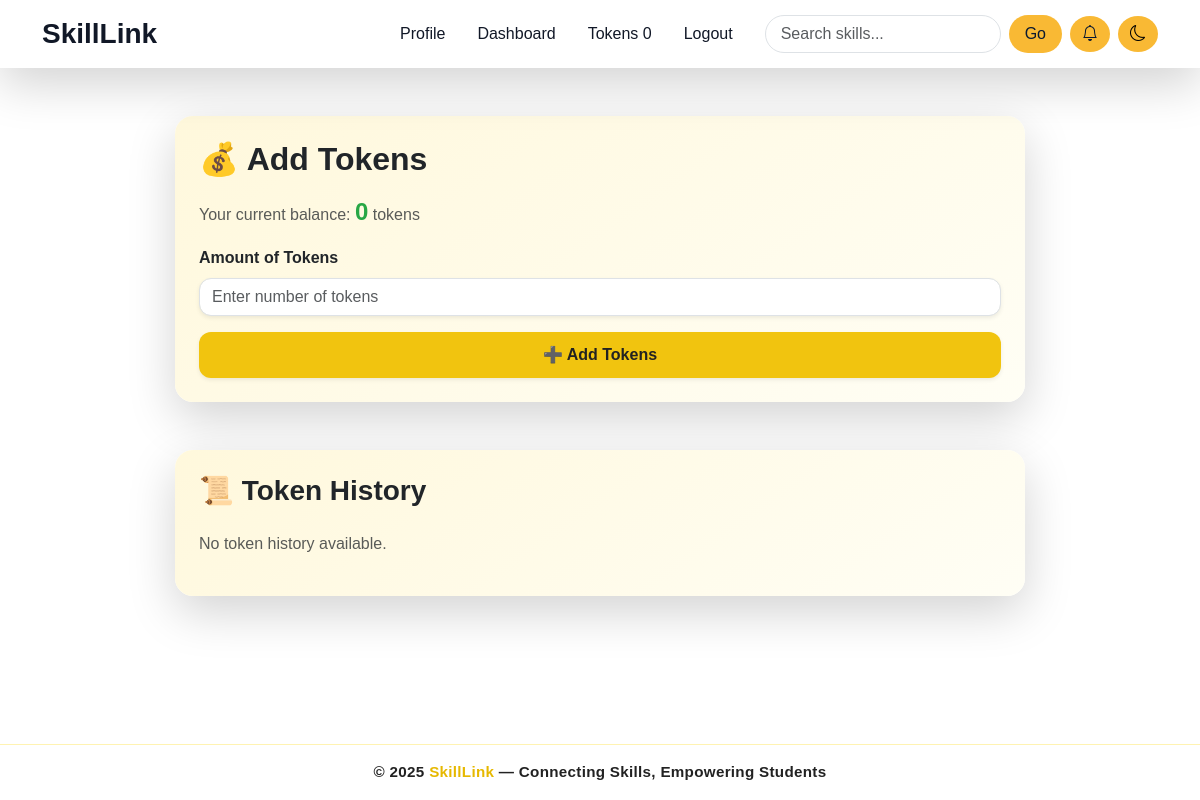
The app's page /accounts/tokens/ (signed in), older data.
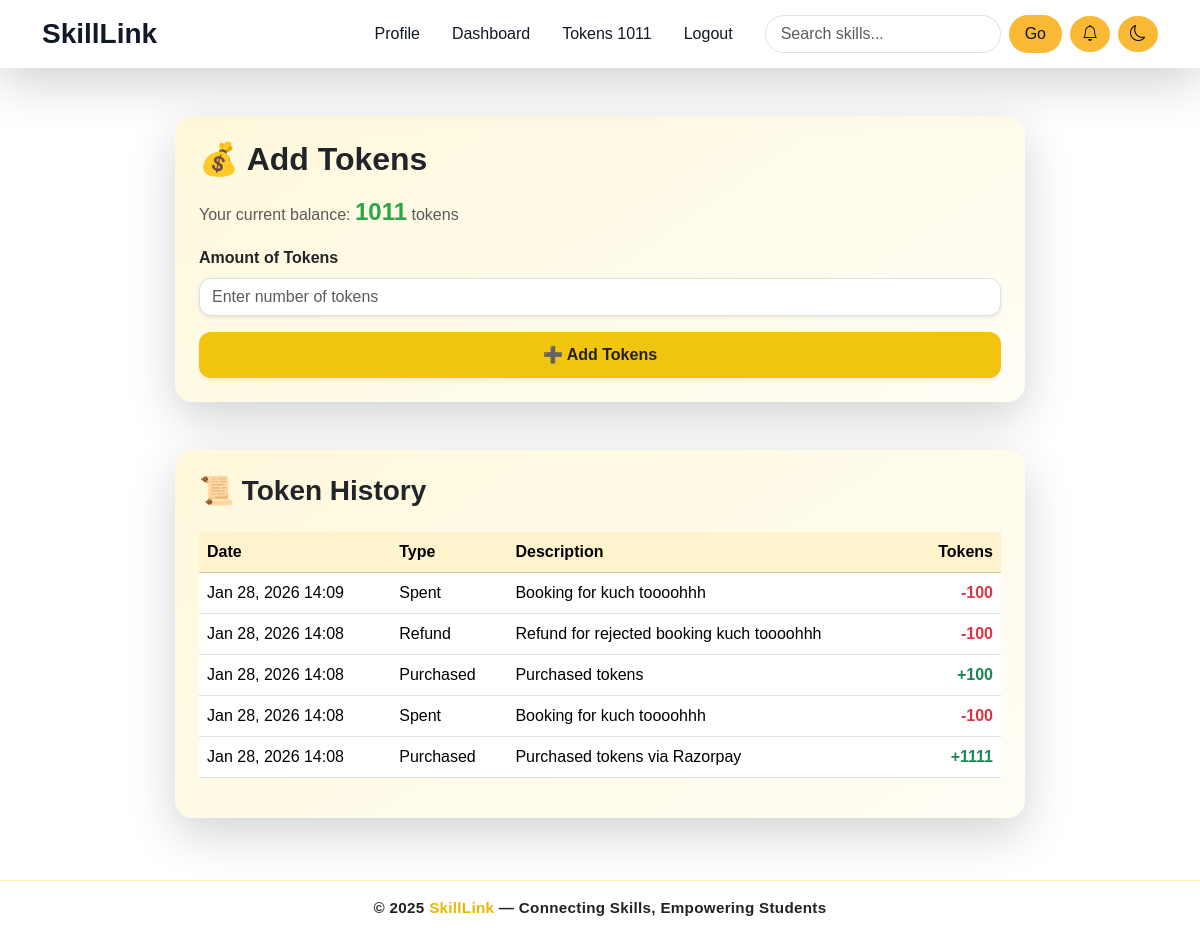
The same page, newer data.
### accounts/models.py (models this page shows, shortened)
class Profile(models.Model):
    user = models.OneToOneField(User, on_delete=models.CASCADE)
    bio = models.CharField(max_length=100 ,blank=True, null=True)
    profile_pic = CloudinaryField(
    'image',
    folder='profile_skills',
    blank=True,
    null=True,
    default="https://res.cloudinary.com/dctwxqpeo/image/upload/v1757868228/default_ehmhxs.png"
)
    location = models.CharField(max_length=100, blank=True, null=True)
    languages_spoken = models.CharField(max_length=200, blank=True, null=True)
    tokens_balance = models.PositiveIntegerField(default=0)
    rating = models.FloatField(default=0.0)
    joined_on = models.DateTimeField(default=timezone.now)
    @property
    def token_balance(self):
        totals = Transaction.objects.filter(user=self).values("transaction_type").annotate(total=models.Sum("amount"))
        earned = next((t["total"] for t in totals if t["transaction_type"] == "earned"), 0)
        spent = next((t["total"] for t in totals if t["transaction_type"] == "spent"), 0)
        purchased = next((t["total"] for t in totals if t["transaction_type"] == "purchased"), 0)
        return (purchased + earned) - spent

class Transaction(models.Model):
    TRANSACTION_TYPES = [
        ('earned', 'Earned'),
        ('spent', 'Spent'),
        ('purchased', 'Purchased'),
    ]
    user = models.ForeignKey(Profile, on_delete=models.CASCADE)
    amount = models.PositiveIntegerField()
    transaction_type = models.CharField(max_length=10, choices=TRANSACTION_TYPES)
    timestamp = models.DateTimeField(auto_now_add=True)
    description = models.CharField(max_length=255, blank=True)

### accounts/views.py (the view)
# urls.py: path("tokens/", token_balance, name="token_balance"),
@login_required
def token_balance(request):
    profile = request.user.profile
    token_history = Transaction.objects.filter(user=profile).order_by("-timestamp")[:10]
    return render(request, "token_balance.html", {"profile": profile, "token_history": token_history})

### accounts/templates/token_balance.html (shortened to what this page needs)
{% extends 'base.html' %}
{% block content %}
<div class="container my-5 d-flex justify-content-center">
  <div class="w-100" style="max-width: 850px;">
    <div class="card shadow-lg mb-5 border-0 token-card animate__animated animate__fadeInUp">
      <div class="card-body p-4">
        <h2 class="fw-bold text-dark mb-3">💰 Add Tokens</h2>
        <p class="text-muted">
          Your current balance:
          <span class="fw-bold token-balance">{{ profile.token_balance }}</span> tokens
        </p>
        <form method="POST" action="{% url 'initiate_payment' %}">
          <div class="mb-3">
            <label for="tokens" class="form-label fw-semibold text-dark">Amount of Tokens</label>
            <input
              type="number"
              name="tokens"
              id="tokens"
              min="1"
              class="form-control shadow-sm"
              placeholder="Enter number of tokens"
              required
              style="border-radius: 12px;">
          </div>
          <div class="d-grid">
            <button type="submit" class="btn btn-theme fw-bold shadow-sm">
              ➕ Add Tokens
            </button>
          </div>
        </form>
      </div>
    </div>
    <div class="card shadow-lg border-0 token-card animate__animated animate__fadeInUp animate__delay-1s">
      <div class="card-body p-4">
        <h3 class="fw-bold text-dark mb-4">📜 Token History</h3>
        {% if token_history %}
          <div class="table-responsive">
            <table class="table align-middle table-hover">
              <thead class="table-warning">
                <tr>
                  <th>Date</th>
                  <th>Type</th>
                  <th>Description</th>
                  <th class="text-end">Tokens</th>
                </tr>
              </thead>
              <tbody>
                {% for tx in token_history %}
                  <tr>
                    <td>{{ tx.timestamp|date:"M d, Y H:i" }}</td>
                    <td class="text-capitalize">{{ tx.transaction_type }}</td>
                    <td>{{ tx.description }}</td>
                    <td class="text-end fw-bold {% if tx.transaction_type in 'earned,purchased' %}text-success{% else %}text-danger{% endif %}">
                      {% if tx.transaction_type in 'earned,purchased' %}+{% else %}-{% endif %}{{ tx.amount }}
                    </td>
                  </tr>
                {% endfor %}
              </tbody>
            </table>
          </div>
        {% else %}
          <p class="text-muted">No token history available.</p>
        {% endif %}
      </div>
    </div>
  </div>
</div>
<link rel="stylesheet" href="https://cdnjs.cloudflare.com/ajax/libs/animate.css/4.1.1/animate.min.css"/>
{% endblock %}

### templates/base.html (shortened to what this page needs)
{% load tz %}
<!DOCTYPE html>
<html lang="en">
<head>
  <link href="https://cdn.jsdelivr.net/npm/bootstrap@5.3.3/dist/css/bootstrap.min.css" rel="stylesheet" />
  <link rel="stylesheet" href="https://cdnjs.cloudflare.com/ajax/libs/animate.css/4.1.1/animate.min.css" />
  <link href="https://cdn.jsdelivr.net/npm/bootstrap-icons@1.10.5/font/bootstrap-icons.css" rel="stylesheet" />
  <link href="https://cdn.jsdelivr.net/npm/bootstrap-icons@1.10.5/font/bootstrap-icons.css" rel="stylesheet" />
</head>
<body>
  <nav class="navbar navbar-expand-lg navbar-light bg-white shadow-lg sticky-top" id="mainNavbar">
    <div class="container">
      <a class="navbar-brand fw-bold fs-3 text-warning" href="{% url 'index' %}">SkillLink</a>
      <div class="d-flex align-items-center order-lg-3 gap-2">
        <div class="dropdown">
          <button class="btn btn-warning rounded-circle position-relative" type="button" id="notificationBell"
            data-bs-toggle="dropdown" aria-expanded="false">
            <i class="bi bi-bell"></i>
          </button>
        </div>
        <button id="dark-mode-toggle" class="btn btn-warning btn-outline-warning rounded-circle">
          <i class="bi bi-moon"></i>
        </button>
      </div>
      <div class="collapse navbar-collapse order-lg-2" id="navbarNav">
        <ul class="navbar-nav ms-auto align-items-center">
          {% if user.is_authenticated %}
          <li class="nav-item mx-2">
            <a class="nav-link position-relative" href="{% url 'profile' %}">Profile</a>
          </li>
          <li class="nav-item mx-2">
            <a class="nav-link position-relative" href="{% url 'dashboard' %}">Dashboard</a>
          </li>
          <li class="nav-item mx-2">
            <a class="nav-link position-relative" href="{% url 'token_balance' %}">
              Tokens {{ user.profile.token_balance }}
            </a>
          </li>
          <li class="nav-item mx-2">
            <a class="nav-link" href="{% url 'logout' %}">Logout</a>
          </li>
          {% endif %}
        </ul>
        <form class="d-flex ms-lg-3 me-lg-2 mt-3 mt-lg-0" method="GET" action="{% url 'skill_list' %}">
          <input class="form-control me-2 rounded-pill search-input" type="search" placeholder="Search skills..."
            aria-label="Search" name="q" />
          <button class="btn btn-warning rounded-pill px-3" type="submit">
            Go
          </button>
        </form>
      </div>
    </div>
  </nav>
  <main>{% block content %}{% endblock %}</main>
  <footer class="footer mt-auto py-3 text-center">
    <div class="container">
      <p class="mb-0 fw-semibold">
        © {{ current_year|default:2025 }}
        <span class="brand">SkillLink</span> — Connecting Skills, Empowering
        Students
      </p>
    </div>
  </footer>
</body>
</html>

### templates/base.html (style rules this page uses)
:root { --primary-color: #f9b934; --primary-dark: #c68a14; --secondary-color: #0a1931; --accent-color: #1e3a8a; --background-color: #f8fafc; --text-color: #111827; --muted-text: #6b7280; --light-bg: #e2e8f0; }
body { background-color: var(--background-color); color: var(--text-color); font-family: "Poppins", sans-serif; transition: all 0.3s ease; padding-bottom: 70px; }
.btn-warning { background-color: var(--primary-color); border: none; color: var(--secondary-color); transition: 0.3s; }
a { color: var(--accent-color); text-decoration: none; transition: 0.2s; }
#dark-mode-toggle { color: black; background: #f9b934; }
:root { --primary-color: #f9b934; --primary-dark: #c68a14; --background-color: #ffffff; --text-color: #111827; --navbar-bg: #ffffff; --nav-text: #111827; --follower-color: rgba(249, 185, 52, 0.3); }
body { background-color: var(--background-color); color: var(--text-color); transition: background-color 0.3s ease, color 0.3s ease; overflow-x: hidden; }
.navbar { background-color: var(--navbar-bg) !important; transition: background-color 0.3s ease; }
.navbar .nav-link, .navbar .navbar-brand { color: var(--nav-text) !important; transition: color 0.3s ease; }
.nav-link { position: relative; font-weight: 500; color: #000000ff !important; transition: color 0.3s ease; }
.search-input { border-radius: 50px; padding-left: 15px; transition: all 0.3s ease; }
.footer { background: rgba(255, 255, 255, 0.85); backdrop-filter: blur(10px); border-top: 1px solid rgba(255, 215, 0, 0.3); position: fixed; bottom: 0; left: 0; width: 100%; color: #222; font-family: "Poppins", sans-serif; z-index: 1000; transition: all 0.4s ease; }
.footer p { margin: 0; font-size: 0.95rem; letter-spacing: 0.3px; }
.footer .brand { color: #e6b800; font-weight: 700; transition: color 0.3s ease; }

### accounts/templates/token_balance.html (style rules this page uses)
body, .card, .btn, .table, input { transition: all 0.4s ease-in-out; }
.token-card { background: linear-gradient(145deg, #fff8dc, #fffef5); border: 2px solid #f1c40f; border-radius: 18px; }
.btn-theme { background: #f1c40f; color: #222; border-radius: 12px; padding: 10px 0; transition: all 0.3s ease; }
.token-balance { font-size: 1.5rem; font-weight: 700; color: #28a745; animation: pulse 2s infinite; }

Row changes from the older to the newer data that the page shows:
computed for Profile: token_balance "0" → "1011"
added Transaction: timestamp "Jan 28, 2026 14:09", transaction_type "Spent", description "Booking for kuch toooohhh", amount "100"
added Transaction: timestamp "Jan 28, 2026 14:08", transaction_type "Refund", description "Refund for rejected booking kuch toooohhh", amount "100"
added Transaction: timestamp "Jan 28, 2026 14:08", transaction_type "Purchased", description "Purchased tokens", amount "100"
added Transaction: timestamp "Jan 28, 2026 14:08", transaction_type "Spent", description "Booking for kuch toooohhh", amount "100"
added Transaction: timestamp "Jan 28, 2026 14:08", transaction_type "Purchased", description "Purchased tokens via Razorpay", amount "1111"
Text that changed along with them:
{{ user.profile.token_balance }}: "0" → "1011"
text no longer shown: "No token history available."
text now shown: "Date Type Description Tokens"
